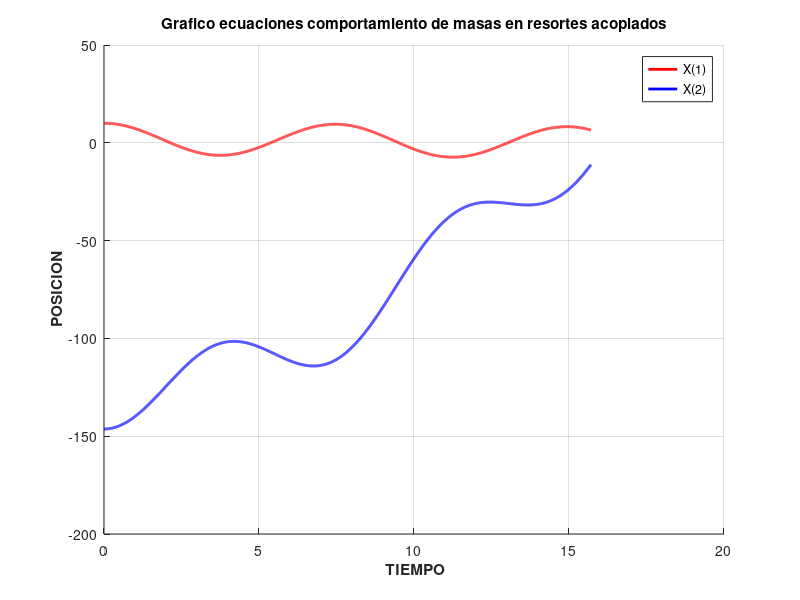

The MATLAB source for this figure:
clc
clear
close all

t = 0:pi/1000:5*pi;
y1 = 8.1359*cos(0.84*t)+ 1.8641*cos(0.1014*t);
f = (-17.29)*cos(((21)/(25))*t) + (-129.04)*cos(0.1014*t);


hold on

plot(t,y1,'Linewidth',2,'color','R'); grid on
plot(t,f,'Linewidth',2,'color','B'); grid on

legend('X(1)','X(2)');
xlabel('\bf TIEMPO'); ylabel('\bf POSICION');
title('Grafico ecuaciones comportamiento de masas en resortes acoplados')